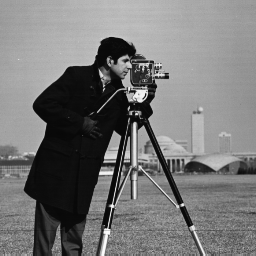
#> input picture Fotos/cameraman.png, 256 x 256 px, found by its file name
$ python 05_histograma.py
#> lines starting #> are read from the running program, lines starting #| are printed output that depends on the picture
import cv2
import numpy as np
import matplotlib.pyplot as plt

img = cv2.imread(
    '/Users/pyanezs/Documents/procesamiento-imagenes/Fotos/cameraman.png')
#> img is the input picture: shape (256, 256, 3); min 7, max 253, mean 118.7

counts, bins = np.histogram(img, bins = 100)
#> counts = 100 values, max 14010 at index 2, min 27 at index 96, mean 1966.1; bins = 101 values from 7 to 253
plt.hist(bins[:-1], bins, weights=counts)

plt.show()
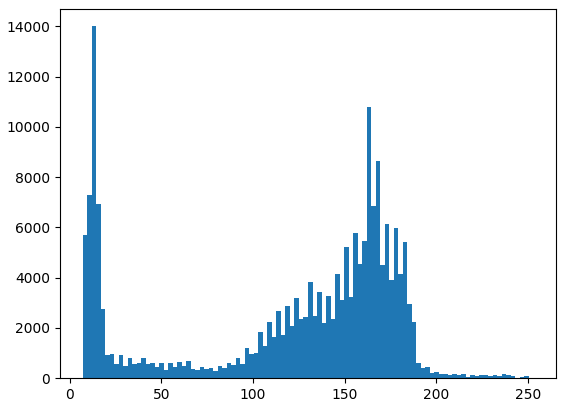
#> figure drawn by matplotlib, 1 panel; tallest bar 14010 high, from x = 11.92 to 14.38
